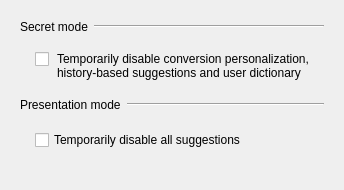
       <widget class="QWidget" name="privacyTab">
        <attribute name="title">
         <string>Privacy</string>
        </attribute>
        <layout class="QVBoxLayout" name="privacyTabLayout">
         <property name="spacing">
          <number>0</number>
         </property>
         <item>
          <widget class="QFrame" name="incognitoModeHeader">
           <property name="frameShape">
            <enum>QFrame::Shape::NoFrame</enum>
           </property>
           <layout class="QHBoxLayout" name="horizontalLayout_20">
            <property name="leftMargin">
             <number>9</number>
            </property>
            <property name="topMargin">
             <number>9</number>
            </property>
            <property name="rightMargin">
             <number>9</number>
            </property>
            <property name="bottomMargin">
             <number>9</number>
            </property>
            <property name="spacing">
             <number>6</number>
            </property>
            <item>
             <widget class="QLabel" name="label_10">
              <property name="text">
               <string>Secret mode</string>
              </property>
             </widget>
            </item>
            <item>
             <widget class="Line" name="line_11">
              <property name="sizePolicy">
               <sizepolicy hsizetype="MinimumExpanding" vsizetype="Fixed">
                <horstretch>0</horstretch>
                <verstretch>0</verstretch>
               </sizepolicy>
              </property>
              <property name="orientation">
               <enum>Qt::Orientation::Horizontal</enum>
              </property>
             </widget>
            </item>
           </layout>
          </widget>
         </item>
         <item>
          <widget class="QFrame" name="incognitoModeGroup">
           <property name="frameShape">
            <enum>QFrame::Shape::NoFrame</enum>
           </property>
           <layout class="QHBoxLayout" name="incognitoModeLayout">
            <property name="spacing">
             <number>8</number>
            </property>
            <property name="leftMargin">
             <number>24</number>
            </property>
            <property name="topMargin">
             <number>9</number>
            </property>
            <property name="rightMargin">
             <number>24</number>
            </property>
            <property name="bottomMargin">
             <number>9</number>
            </property>
            <item alignment="Qt::AlignmentFlag::AlignTop">
             <widget class="QCheckBox" name="incognitoModeCheckBox">
              <property name="text">
               <string/>
              </property>
              <property name="tristate">
               <bool>false</bool>
              </property>
              <property name="sizePolicy">
               <sizepolicy hsizetype="Fixed" vsizetype="Fixed">
                <horstretch>0</horstretch>
                <verstretch>0</verstretch>
               </sizepolicy>
              </property>
             </widget>
            </item>
            <item>
             <widget class="QLabel" name="incognitoModeMessage">
              <property name="sizePolicy">
               <sizepolicy hsizetype="Expanding" vsizetype="Preferred">
                <horstretch>1</horstretch>
                <verstretch>0</verstretch>
               </sizepolicy>
              </property>
              <property name="text">
               <string>Temporarily disable conversion personalization, history-based suggestions and user dictionary</string>
              </property>
              <property name="wordWrap">
               <bool>true</bool>
              </property>
              <property name="alignment">
               <set>Qt::AlignLeading|Qt::AlignLeft|Qt::AlignTop</set>
              </property>
             </widget>
            </item>
           </layout>
          </widget>
         </item>
         <item>
          <widget class="QFrame" name="presentationModeHeader">
           <property name="frameShape">
            <enum>QFrame::Shape::NoFrame</enum>
           </property>
           <layout class="QHBoxLayout" name="horizontalLayout_21">
            <property name="leftMargin">
             <number>9</number>
            </property>
            <property name="topMargin">
             <number>9</number>
            </property>
            <property name="rightMargin">
             <number>9</number>
            </property>
            <property name="bottomMargin">
             <number>9</number>
            </property>
            <property name="spacing">
             <number>6</number>
            </property>
            <item>
             <widget class="QLabel" name="label_12">
              <property name="text">
               <string>Presentation mode</string>
              </property>
             </widget>
            </item>
            <item>
             <widget class="Line" name="line_12">
              <property name="sizePolicy">
               <sizepolicy hsizetype="MinimumExpanding" vsizetype="Fixed">
                <horstretch>0</horstretch>
                <verstretch>0</verstretch>
               </sizepolicy>
              </property>
              <property name="orientation">
               <enum>Qt::Orientation::Horizontal</enum>
              </property>
             </widget>
            </item>
           </layout>
          </widget>
         </item>
         <item>
          <widget class="QFrame" name="presentationModeGroup">
           <property name="frameShape">
            <enum>QFrame::Shape::NoFrame</enum>
           </property>
           <layout class="QVBoxLayout" name="presentationModeLayout">
            <property name="spacing">
             <number>6</number>
            </property>
            <property name="leftMargin">
             <number>24</number>
            </property>
            <property name="topMargin">
             <number>9</number>
            </property>
            <property name="rightMargin">
             <number>24</number>
            </property>
            <property name="bottomMargin">
             <number>9</number>
            </property>
            <item>
             <widget class="QCheckBox" name="presentationModeCheckBox">
              <property name="text">
               <string>Temporarily disable all suggestions</string>
              </property>
             </widget>
            </item>
           </layout>
          </widget>
         </item>
         <item>
          <spacer name="privacyTabBottomSpacer">
           <property name="orientation">
            <enum>Qt::Orientation::Vertical</enum>
           </property>
           <property name="sizeHint" stdset="0">
            <size>
             <width>20</width>
             <height>20</height>
            </size>
           </property>
          </spacer>
         </item>
        </layout>
       </widget>
